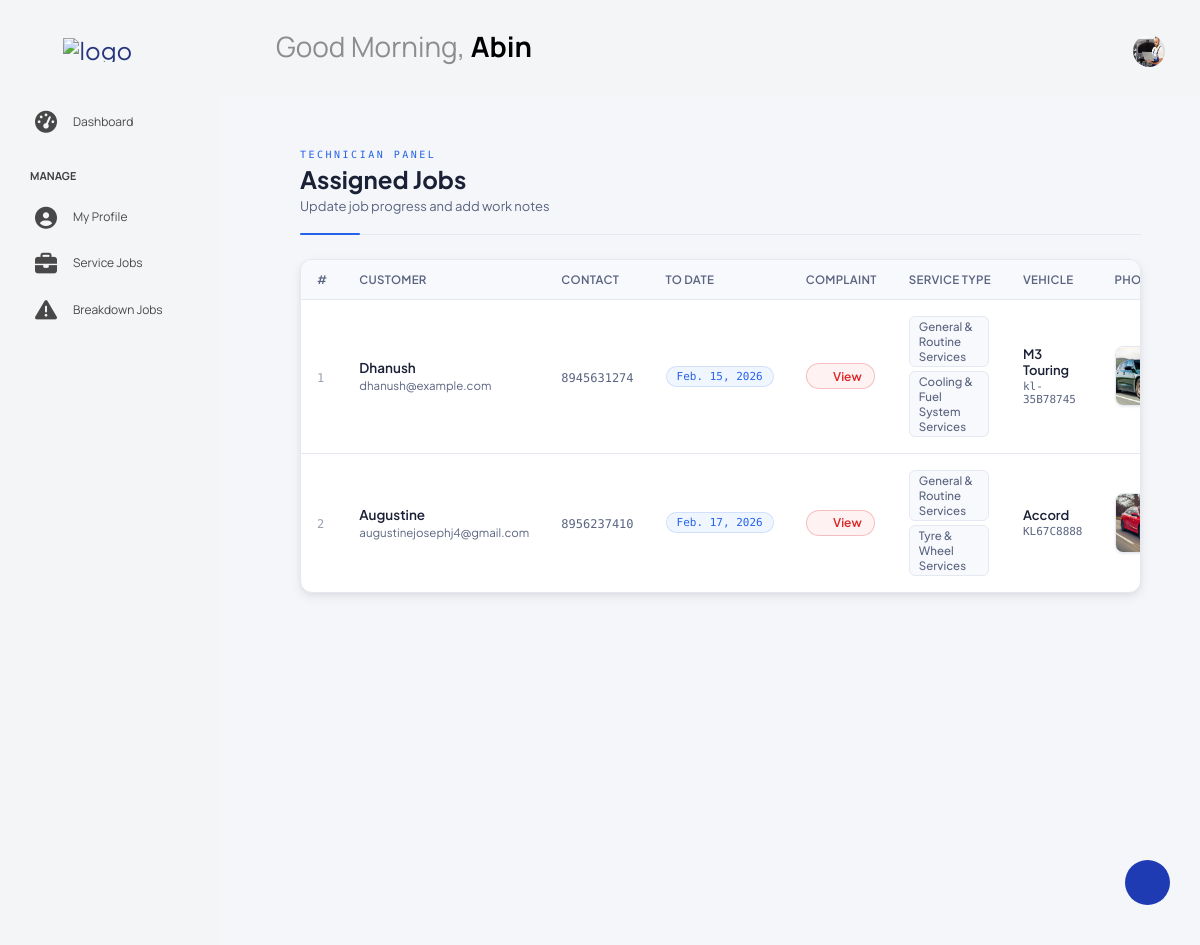
Page /Technician/assignedjobs/ (signed in) on the committed database.
### ServiceCenter/models.py (models this page shows)
class tbl_technician(models.Model):
    technician_name=models.CharField(max_length=50)
    technician_email=models.CharField(max_length=50)
    technician_contact=models.CharField(max_length=50)
    technician_photo=models.FileField(upload_to='Assets/TechnicianDocs/')
    technician_password=models.CharField(max_length=50)
    servicecenter=models.ForeignKey(tbl_servicecenter,on_delete=models.CASCADE)

class tbl_servicecenterservices(models.Model):
    servicetype=models.ForeignKey(tbl_servicetype,on_delete=models.CASCADE)
    servicecenter=models.ForeignKey(tbl_servicecenter,on_delete=models.CASCADE)
    base_amount=models.DecimalField(max_digits=10, decimal_places=2)

### User/models.py (models this page shows)
class tbl_booking(models.Model):
    booking_date=models.DateField(auto_now_add=True)
    booking_todate=models.DateField()
    booking_status=models.IntegerField(default=0)
    booking_complaints=models.CharField(max_length=50)
    user=models.ForeignKey(tbl_user,on_delete=models.CASCADE)
    servicecenter=models.ForeignKey(tbl_servicecenter,on_delete=models.CASCADE)
    vehicle=models.ForeignKey(tbl_vehicle,on_delete=models.CASCADE)
    technician=models.ForeignKey(tbl_technician,on_delete=models.CASCADE,null=True)

class tbl_booking_services(models.Model):
    booking=models.ForeignKey(tbl_booking,on_delete=models.CASCADE)
    servicecenter_services=models.ForeignKey(tbl_servicecenterservices,on_delete=models.CASCADE)
    base_amount=models.DecimalField(max_digits=10, decimal_places=2)
    labour_charge = models.DecimalField(max_digits=10, decimal_places=2, default=0,null=True)
    parts_charge = models.DecimalField(max_digits=10, decimal_places=2, default=0,null=True)
    final_amount = models.DecimalField(max_digits=10, decimal_places=2,null=True)

class tbl_vehicle(models.Model):
    vehicle_number=models.CharField(max_length=50)
    vehicle_year=models.CharField(max_length=50)
    vehicle_photo=models.FileField(upload_to='Assets/VehicleDocs/')
    user=models.ForeignKey(tbl_user,on_delete=models.CASCADE)
    model=models.ForeignKey(tbl_model,on_delete=models.CASCADE)

### Guest/models.py (models this page shows)
class tbl_user(models.Model):
    user_name=models.CharField(max_length=50)
    user_gender=models.CharField(max_length=50)
    contact_number=models.CharField(max_length=50)
    user_email=models.CharField(max_length=50)
    password=models.CharField(max_length=50)
    place=models.ForeignKey(tbl_place,on_delete=models.CASCADE)
    address=models.CharField(max_length=50)
    image=models.FileField(upload_to='Assets/UserDocs/')
    user_status=models.IntegerField(default=0)

### Admin/models.py (models this page shows)
class tbl_servicetype(models.Model):
    servicetype_name=models.CharField(max_length=50)

class tbl_model(models.Model):
    model_name=models.CharField(max_length=50)
    brand=models.ForeignKey(tbl_brand,on_delete=models.CASCADE)

### Technician/views.py (the view)
# urls.py: path('assignedjobs/',views.assigned_jobs,name="assigned_jobs"),
def assigned_jobs(request):
    if 'tid' not in request.session:
      return redirect("Guest:Login")
    else:
        greeting=tbl_technician.objects.get(id=request.session['tid'])
        jobdata=tbl_booking.objects.filter(technician=request.session['tid']).order_by('-id')
        for booking in jobdata:
            booking.services = tbl_booking_services.objects.filter(booking=booking)
        return render(request,"Technician/Jobs.html",{'data':jobdata,'greeting':greeting})

### Technician/templates/Technician/Jobs.html (shortened to what this page needs)
{% extends 'Technician/Head_tech.html' %}
{% block content %}
<div class="jobs-page">
  <div class="jobs-header">
    <div>
      <div class="jobs-eyebrow">Technician Panel</div>
      <div class="jobs-title">Assigned Jobs</div>
      <div class="jobs-subtitle">Update job progress and add work notes</div>
    </div>
  </div>
  <form method="post">
    <div class="jobs-table-wrap">
      <div style="overflow-x: auto;">
        <table class="jobs-table">
          <thead>
            <tr>
              <th>#</th>
              <th>Customer</th>
              <th>Contact</th>
              <th>To Date</th>
              <th>Complaint</th>
              <th>Service Type</th>
              <th>Vehicle</th>
              <th>Photo</th>
            </tr>
          </thead>
          <tbody>
            {% for i in data %}
            <tr>
              <td><span class="sno">{{ forloop.counter }}</span></td>
              <td>
                <div class="user-name">{{ i.user.user_name }}</div>
                <div class="user-email">{{ i.user.user_email }}</div>
              </td>
              <td><span class="contact-num">{{ i.user.contact_number }}</span></td>
              <td><span class="date-badge">{{ i.booking_todate }}</span></td>
              <td>
                {% if i.booking_complaints %}
                  <button
                    type="button"
                    class="complaint-btn"
                    data-bs-toggle="modal"
                    data-bs-target="#complaintModal"
                    data-complaint="{{ i.booking_complaints|escapejs }}"
                    data-user="{{ i.user.user_name }}"
                    data-booking="#{{ i.id }}"
                  >
                    <i class="mdi mdi-alert-circle-outline"></i> View
                  </button>
                {% else %}
                  <span style="color:var(--text-dim); font-size:12px;">—</span>
                {% endif %}
              </td>
              <td>
                {% for bs in i.services %}
                  <span class="service-tag">{{ bs.servicecenter_services.servicetype.servicetype_name }}</span>
                {% empty %}
                  <span style="color:var(--text-dim); font-size:12px;">No services</span>
                {% endfor %}
              </td>
              <td>
                <div class="vehicle-name">{{ i.vehicle.model.model_name }}</div>
                <div class="vehicle-plate">{{ i.vehicle.vehicle_number }}</div>
              </td>
              <td>
                <a href="{{ i.vehicle.vehicle_photo.url }}" target="_blank">
                  <img src="{{ i.vehicle.vehicle_photo.url }}" alt="Vehicle" class="vehicle-img"/>
                </a>
              </td>
            </tr>
            {% endfor %}
          </tbody>
        </table>
      </div>
    </div>
  </form>
</div>
{% endblock content %}

### Technician/templates/Technician/Head_tech.html (shortened to what this page needs)
{% load static %}
<!DOCTYPE html>
<html lang="en">
<head>
  <link rel="stylesheet" href="{% static 'Technician/vendors/feather/feather.css' %}">
  <link rel="stylesheet" href="{% static 'Technician/vendors/mdi/css/materialdesignicons.min.css' %}">
  <link rel="stylesheet" href="{% static 'Technician/vendors/ti-icons/css/themify-icons.css' %}">
  <link rel="stylesheet" href="{% static 'Technician/vendors/typicons/typicons.css' %}">
  <link rel="stylesheet" href="{% static 'Technician/vendors/simple-line-icons/css/simple-line-icons.css' %}">
  <link rel="stylesheet" href="{% static 'Technician/vendors/css/vendor.bundle.base.css' %}">
  <link rel="stylesheet" href="{% static 'Technician/vendors/datatables.net-bs4/dataTables.bootstrap4.css' %}">
  <link rel="stylesheet" href="{% static 'Technician/js/select.dataTables.min.css' %}">
  <link rel="stylesheet" href="{% static 'Technician/css/vertical-layout-light/style.css' %}">
  <link rel="stylesheet" href="https://cdnjs.cloudflare.com/ajax/libs/font-awesome/6.5.0/css/all.min.css">
</head>
<body>
<div class="container-scroller">
  <nav class="navbar default-layout col-lg-12 col-12 p-0 fixed-top d-flex align-items-top flex-row">
    <div class="text-center navbar-brand-wrapper d-flex align-items-center justify-content-start">
      <div class="me-3">
        <button class="navbar-toggler navbar-toggler align-self-center" type="button" data-bs-toggle="minimize">
          <span class="icon-menu"></span>
        </button>
      </div>
      <div>
        <a class="navbar-brand brand-logo" href="{% url 'Technician:HomePage' %}">
          <img src="{% static 'Technician/images/GarageLive_logo.png' %}" alt="logo">
        </a>
      </div>
    </div>
    <div class="navbar-menu-wrapper d-flex align-items-top">
      <ul class="navbar-nav">
       <li class="nav-item font-weight-semibold ms-0">
          <h1 class="welcome-text">
            <span id="greeting"></span>,
            <span class="text-black fw-bold">{{ greeting.technician_name }}</span>
          </h1>
        </li>
      </ul>
      <ul class="navbar-nav ms-auto">
        <li class="nav-item dropdown user-dropdown">
          <a class="nav-link" id="UserDropdown" href="#" data-bs-toggle="dropdown" aria-expanded="false">
            <img class="img-xs rounded-circle" src="{{ greeting.technician_photo.url }}" alt="Profile image">
          </a>
        </li>
      </ul>
    </div>
  </nav>
  <div class="container-fluid page-body-wrapper">
    <div class="theme-setting-wrapper">
      <div id="settings-trigger"><i class="ti-settings"></i></div>
    </div>
    <nav class="sidebar sidebar-offcanvas" id="sidebar">
      <ul class="nav">
        <li class="nav-item">
          <a class="nav-link" href="{% url 'Technician:HomePage' %}">
            <i class="menu-icon fa-solid fa-tachometer-alt"></i>
            <span class="menu-title">Dashboard</span>
          </a>
        </li>
        <li class="nav-item nav-category">Manage</li>
        <li class="nav-item">
          <a class="nav-link" href="{% url 'Technician:profile' %}">
            <i class="menu-icon fa-solid fa-user-circle"></i>
            <span class="menu-title">My Profile</span>
          </a>
        </li>
        <li class="nav-item">
          <a class="nav-link" href="{% url 'Technician:assigned_jobs' %}">
            <i class="menu-icon fa-solid fa-briefcase"></i>
            <span class="menu-title">Service Jobs</span>
          </a>
        </li>
          <li class="nav-item">
            <a class="nav-link" href="{% url 'Technician:breakdown_jobs' %}">
              <i class="menu-icon fa-solid - fa-triangle-exclamation"></i>
              <span class="menu-title">Breakdown Jobs</span>
            </a>
          </li>
      </ul>
    </nav>
    <div class="main-panel">
      <div class="content-wrapper">
        {% block content %}
        {% endblock content %}
      </div>
    </div>
  </div>
</div>
</body>
</html>

### Technician/templates/Technician/Jobs.html (style rules this page uses)
:root { --bg-base: #f4f6f9; --bg-surface: #ffffff; --bg-card: #ffffff; --bg-elevated: #f8f9fc; --border: #e4e8f0; --accent: #e67e00; --accent-dim: rgba(230,126,0,0.08); --accent-glow: rgba(230,126,0,0.18); --green: #16a34a; --green-bg: #f0fdf4; --red: #dc2626; --red-bg: #fef2f2; --blue: #2563eb; --blue-bg: #eff6ff; --cyan: #0891b2; --cyan-bg: #ecfeff; --purple: #7c3aed; --purple-bg: #f5f3ff; --orange: #d97706; --orange-bg: #fffbeb; --yellow: #ca8a04; --yellow-bg: #fefce8; --text-primary: #1a2035; --text-secondary: #5a6480; --text-dim: #9aa0b4; --font-head: 'Plus Jakarta Sans', sans-serif; --font-mono: 'DM Mono', monospace; --font-body: 'Plus Jakarta Sans', sans-serif; --radius: 8px; --radius-lg: 12px; --shadow-sm: 0 1px 3px rgba(0,0,0,0.06), 0 1px 2px rgba(0,0,0,0.04); --shadow-md: 0 4px 12px rgba(0,0,0,0.07), 0 2px 4px rgba(0,0,0,0.04); }
* { box-sizing: border-box; margin: 0; padding: 0; }
body, .main-panel, .content-wrapper { background: var(--bg-base) !important; font-family: var(--font-body) !important; color: var(--text-primary) !important; }
.jobs-page { padding: 28px 24px; min-height: 100vh; }
.jobs-header { display: flex; justify-content: space-between; align-items: flex-end; flex-wrap: wrap; gap: 16px; margin-bottom: 24px; padding-bottom: 20px; border-bottom: 1px solid var(--border); position: relative; }
.jobs-header::after { content: ''; position: absolute; bottom: -1px; left: 0; width: 60px; height: 2px; background: var(--blue); border-radius: 2px; }
.jobs-eyebrow { font-family: var(--font-mono); font-size: 10px; letter-spacing: 2.5px; text-transform: uppercase; color: var(--blue); margin-bottom: 5px; font-weight: 500; }
.jobs-title { font-family: var(--font-head); font-size: 24px; font-weight: 700; color: var(--text-primary); line-height: 1.2; }
.jobs-subtitle { font-size: 13px; color: var(--text-secondary); margin-top: 4px; }
.jobs-table-wrap { background: var(--bg-card); border: 1px solid var(--border); border-radius: var(--radius-lg); overflow: hidden; box-shadow: var(--shadow-md); }
.jobs-table { width: 100%; border-collapse: collapse; font-size: 13.5px; }
.jobs-table thead th { background: #f8f9fc; color: var(--text-secondary); font-size: 11.5px; font-weight: 600; letter-spacing: 0.3px; text-transform: uppercase; padding: 12px 16px; text-align: left; border-bottom: 1px solid var(--border); white-space: nowrap; }
.jobs-table tbody tr { border-bottom: 1px solid var(--border); transition: background .12s; }
.jobs-table tbody tr:last-child { border-bottom: none; }
.jobs-table td { padding: 14px 16px; vertical-align: middle; color: var(--text-primary); }
.sno { font-family: var(--font-mono); font-size: 12px; color: var(--text-dim); }
.user-name { font-weight: 600; font-size: 13.5px; color: var(--text-primary); }
.user-email { font-size: 11.5px; color: var(--text-secondary); margin-top: 2px; }
.contact-num { font-family: var(--font-mono); font-size: 12px; color: var(--text-secondary); }
.date-badge { font-family: var(--font-mono); font-size: 11px; font-weight: 500; color: var(--blue); background: var(--blue-bg); border: 1px solid rgba(37,99,235,0.15); border-radius: 20px; padding: 3px 10px; display: inline-block; white-space: nowrap; }
.service-tag { display: inline-block; font-size: 11.5px; font-weight: 500; color: var(--text-secondary); background: var(--bg-elevated); border: 1px solid var(--border); border-radius: 6px; padding: 2px 9px; margin: 2px 2px 2px 0; }
.complaint-btn { display: inline-flex; align-items: center; gap: 5px; background: var(--red-bg); border: 1px solid rgba(220,38,38,0.25); color: var(--red); font-size: 12px; font-weight: 600; font-family: var(--font-body); border-radius: 20px; padding: 4px 12px; cursor: pointer; transition: all .15s; }
.vehicle-name { font-weight: 600; font-size: 13px; color: var(--text-primary); }
.vehicle-plate { font-family: var(--font-mono); font-size: 11px; color: var(--text-secondary); margin-top: 2px; }
.vehicle-img { width: 80px; height: 60px; object-fit: cover; border-radius: var(--radius); border: 1px solid var(--border); display: block; box-shadow: var(--shadow-sm); transition: transform .15s; }

### rows in the picture
tbl_technician: technician_name "Abin", technician_photo (picture)
tbl_booking: user.user_name "Dhanush", user.user_email "dhanush@example.com", user.contact_number "8945631274", booking_todate "Feb. 15, 2026", vehicle.model.model_name "M3 Touring", vehicle.vehicle_number "kl-35B78745", vehicle.vehicle_photo (picture)
tbl_booking_services: servicecenter_services.servicetype.servicetype_name "General & Routine Services"
tbl_booking_services: servicecenter_services.servicetype.servicetype_name "Cooling & Fuel System Services"
tbl_booking: user.user_name "Augustine", user.user_email "augustinejosephj4@gmail.com", user.contact_number "8956237410", booking_todate "Feb. 17, 2026", vehicle.model.model_name "Accord", vehicle.vehicle_number "KL67C8888", vehicle.vehicle_photo (picture)
tbl_booking_services: servicecenter_services.servicetype.servicetype_name "General & Routine Services"
tbl_booking_services: servicecenter_services.servicetype.servicetype_name "Tyre & Wheel Services"
